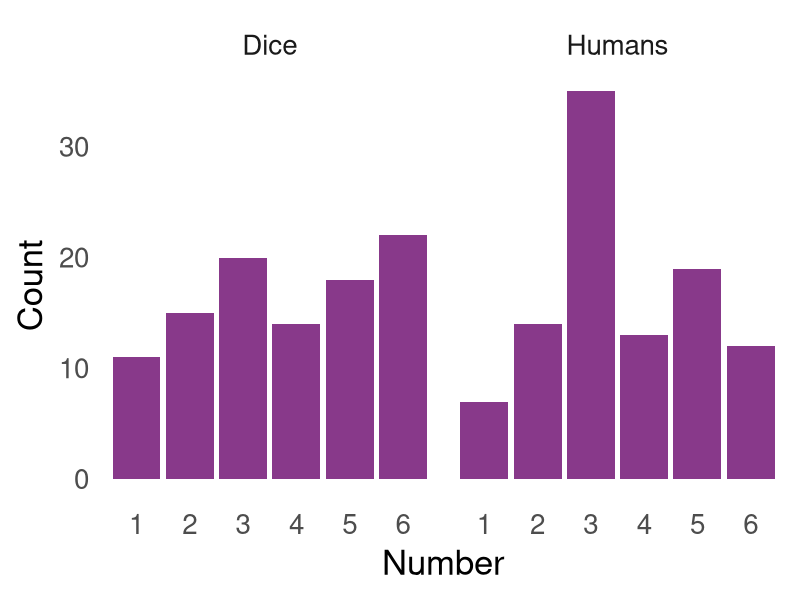
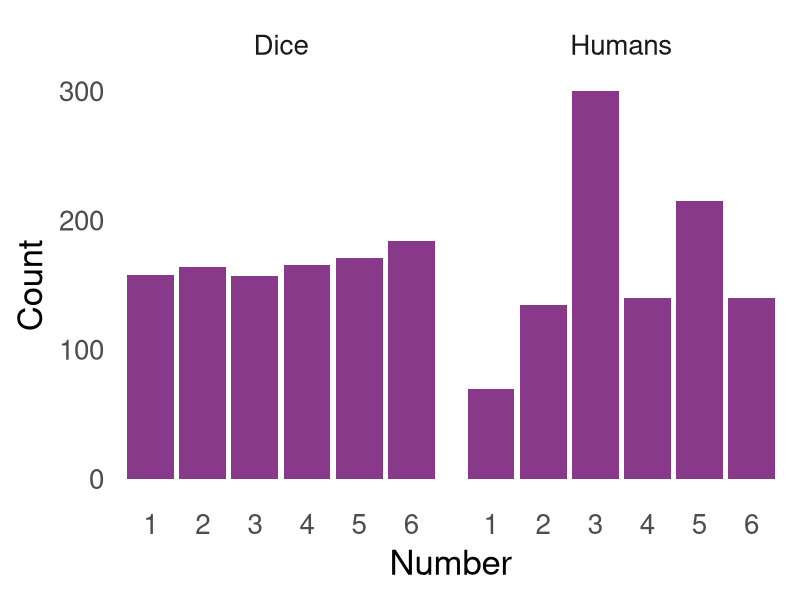

Reproduce these figures in R, in order.
## ---- chunk 1
options(htmltools.dir.version = FALSE) 
rpurple <- "#88398A"
library(tidyverse)
## ---- chunk 2
set.seed(150) #150
Dice <- sample(1:6, 100, replace  = TRUE)
Humans <- rep(1:6, c(7,14,35,13,19,12))

bar_plot_100 <- 
as.tibble(cbind(Humans, Dice)) %>%
gather(key = type, value = number) %>%
  mutate(number = as.factor(number)) %>%
ggplot(aes(x = number)) + 
geom_bar(fill = rpurple) + 
  facet_grid(~type) + 
  xlab("Number") +
  ylab("Count") +
 theme_minimal(base_size = 25) +
  theme(panel.grid.major = element_blank(), panel.grid.minor = element_blank()) 
  
bar_plot_100
## ---- chunk 3
set.seed(150) #150

Dice <- sample(1:6, 1000, replace  = TRUE)
Humans <- rep(1:6, c(70,135,300,140,215,140))

bar_plot_1000 <- 
as.tibble(cbind(Humans, Dice)) %>%
gather(key = type, value = number) %>%
  mutate(number = as.factor(number)) %>%
ggplot(aes(x = number)) + 
geom_bar(fill = rpurple) + 
  facet_grid(~type) + 
  xlab("Number") +
  ylab("Count") + 
 theme_minimal(base_size = 25) +
  theme(panel.grid.major = element_blank(), panel.grid.minor = element_blank()) 
bar_plot_1000
